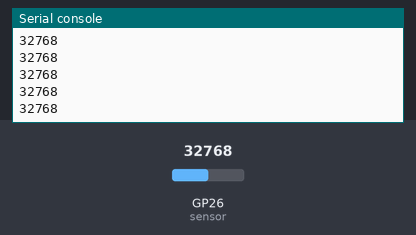
Simulated run of this program. Board: Raspberry Pi Pico running MicroPython. On the bench: the last lines printed to the serial console. The inputs (shaded band) are chosen by the test bench; at power-on: GP26 (sensor) = 32768 (analog values on the 0–65535 scale).

Above: at 1.2 s.
1.3 s: GP26 (sensor) set to 24345
At 1.56 s:
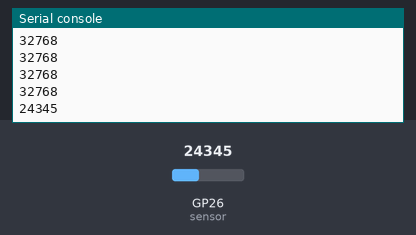
2.8 s: GP26 (sensor) set to 25655
At 2.96 s:
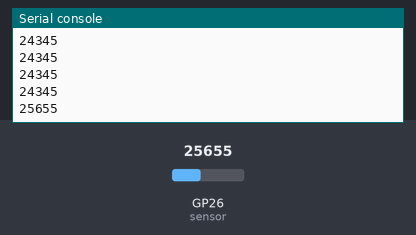
Timing chart, 0 to 5.8 s (numbered marks = the images above; inputs shaded):
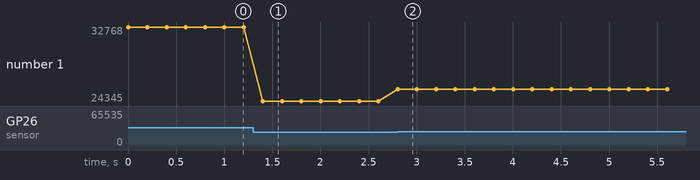

The program:

water_level_simple.py
```python
import machine
import utime

sensor = machine.ADC(26)

while True:
    value = sensor.read_u16()
    print(value)
    utime.sleep_ms(200)


'''
# detecting significant changes in the water level

threshold = 25000 # This value needs to be as needed.

while True:
       value = sensor.read_u16()
       if value < threshold :
           print("Liquid leakage!")
       utime.sleep_ms(200)
'''
```

Measured:
- after the input at 1.3 s, the serial console: prints a new line after 0.10 s (image 1)
- after the input at 2.8 s, the serial console: prints a new line at once (image 2)
- plotted number 1: 32768 → 24345 after the input at 1.3 s, 24345 → 25655 after the input at 2.8 s
